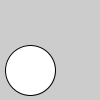
Frame 1 (no input)
Frame 60 (the mouse pressed at the canvas centre just before this capture): identical to frame 1, image omitted
Frame 120 (the mouse held since frame 60 and released just before this capture): blank canvas, image omitted

The Processing sketch that drew this single still picture (run headless with seeded random() and noise(); from frame 60 on, the mouse is pressed at the canvas centre):

// Processing sketch: processing_23598
// ── processing_23598.pde


void setup() {
  smooth();
}

void draw() {
  background (204);
  int x=mouseX;
  if (x<50) {
  ellipse (30, 70, 50, 50);
}

if (x>50) {
  rect (50, 50, 40, 40);
}

if (mousePressed && (mouseButton == LEFT)) {
  fill(0);
}

else if (mousePressed && (mouseButton == RIGHT)) {
    fill(255);
  } 

}
                
                
